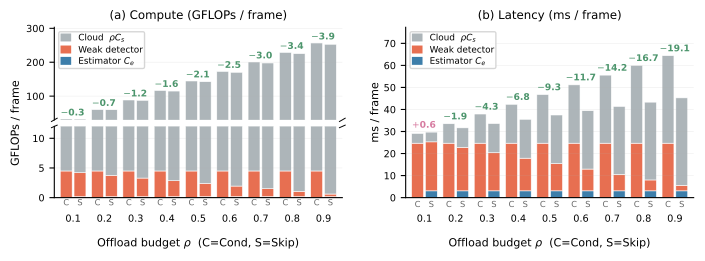

Python code for this plot:
"""compute_savings.pdf: per-frame system cost decomposition (Cond vs Skip).

Both panels: paired stacked bars at $\\rho{\\in}\\{0.1,...,0.9\\}$, with C
(\\conditioned, left) and S (\\skipping, right) for each $\\rho$. Stack
components: Estimator $C_e$ + Weak detector + Cloud $\\rho C_s$. Saving
annotations on top show (cond - skip) per frame; penalty color for the
sub-breakeven case.

Panel (a) Compute uses a broken y-axis since the cloud band ($\\rho C_s$,
$C_s{=}280.37$\\,GFLOPs) compresses the device-side band into invisibility.

Source: ../data/estimator_metrics.csv (measured GFLOPs and timings for the
weak/strong detectors and the MobileNetV2-Lite skip estimator).
Styling: shared figstyle kit via theme.py (colors by meaning, not hue).
"""
import os
import sys
from pathlib import Path

import numpy as np
import pandas as pd
import matplotlib.pyplot as plt
from matplotlib.patches import Patch

sys.path.insert(0, os.path.dirname(os.path.abspath(__file__)))
import theme as T  # noqa: E402

# Per-frame costs --- read straight from the measured results so the figure
# stays grounded in data/estimator_metrics.csv (no hand-entered numbers):
#   weak / strong detector cost = its forward pass (gflops, detector_time_ms)
#   skipping estimator cost     = MobileNetV2-Lite trained on OffloadBin
#                                 (gflops, inference_time_ms)
M = pd.read_csv(Path(__file__).resolve().parent.parent / "data" /
                "estimator_metrics.csv")
SKIP_EST = "pre|mobilenet_v2|OffloadBin|focal|online_ecdf_calibrated"
weak = M[M["base_model"] == "weak_model"].iloc[0]
strong = M[M["base_model"] == "strong_model"].iloc[0]
est = M[M["estimator"] == SKIP_EST].iloc[0]
C_w_g, C_w_t = float(weak["gflops"]), float(weak["detector_time_ms"])
C_s_g, C_s_t = float(strong["gflops"]), float(strong["detector_time_ms"])
C_e_g, C_e_t = float(est["gflops"]), float(est["inference_time_ms"])

rho = np.arange(0.1, 0.95, 0.1)


def parts(C_w, C_s, C_e):
    cond_e = np.zeros_like(rho)
    cond_w = np.full_like(rho, C_w)
    cond_c = rho * C_s
    skip_e = np.full_like(rho, C_e)
    skip_w = (1 - rho) * C_w
    skip_c = rho * C_s
    return cond_e, cond_w, cond_c, skip_e, skip_w, skip_c


cE_g, cW_g, cC_g, sE_g, sW_g, sC_g = parts(C_w_g, C_s_g, C_e_g)
cE_t, cW_t, cC_t, sE_t, sW_t, sC_t = parts(C_w_t, C_s_t, C_e_t)
T_cond_g = cE_g + cW_g + cC_g
T_skip_g = sE_g + sW_g + sC_g
T_cond_t = cE_t + cW_t + cC_t
T_skip_t = sE_t + sW_t + sC_t
save_g = T_cond_g - T_skip_g
save_t = T_cond_t - T_skip_t

W = 0.038
GAP = 0.006
xs_C = rho - (W + GAP) / 2
xs_S = rho + (W + GAP) / 2


def stacked_pair(ax, e_C, w_C, c_C, e_S, w_S, c_S):
    ax.bar(xs_C, e_C, width=W, color=T.EST, edgecolor="white", lw=0.4)
    ax.bar(xs_C, w_C, width=W, bottom=e_C, color=T.WEAK, edgecolor="white", lw=0.4)
    ax.bar(xs_C, c_C, width=W, bottom=e_C + w_C,
           color=T.CLOUD, edgecolor="white", lw=0.4)
    ax.bar(xs_S, e_S, width=W, color=T.EST, edgecolor="white", lw=0.4)
    ax.bar(xs_S, w_S, width=W, bottom=e_S, color=T.WEAK, edgecolor="white", lw=0.4)
    ax.bar(xs_S, c_S, width=W, bottom=e_S + w_S,
           color=T.CLOUD, edgecolor="white", lw=0.4)


def cs_labels(ax, ymax):
    pad = ymax * 0.018
    for r in rho:
        ax.text(r - (W + GAP) / 2, -pad, "C",
                ha="center", va="top", fontsize=6.0, color="0.4", clip_on=False)
        ax.text(r + (W + GAP) / 2, -pad, "S",
                ha="center", va="top", fontsize=6.0, color="0.4", clip_on=False)
    ax.tick_params(axis="x", pad=12, length=0)


def annotate_savings(ax, T_C, T_S, save, ymax):
    pad = ymax * 0.012
    for r, tc, ts, sv in zip(rho, T_C, T_S, save):
        txt = rf"$-${abs(sv):.1f}" if sv >= 0 else rf"$+${abs(sv):.1f}"
        ax.annotate(txt, xy=(r, max(tc, ts) + pad),
                    ha="center", va="bottom",
                    fontsize=6.6, color=T.SAVE if sv >= 0 else T.PENALTY,
                    fontweight="bold")


fig = plt.figure(figsize=(T.DBL, 2.4))
gs = fig.add_gridspec(1, 2, width_ratios=[1.0, 1.0], wspace=0.22,
                      left=0.07, right=0.985, top=0.91, bottom=0.20)

# Panel (a) Compute: broken y-axis -------------------------------------------
gs_a = gs[0].subgridspec(2, 1, height_ratios=[1.3, 1.0], hspace=0.08)
ax_top = fig.add_subplot(gs_a[0])
ax_bot = fig.add_subplot(gs_a[1])

stacked_pair(ax_top, cE_g, cW_g, cC_g, sE_g, sW_g, sC_g)
stacked_pair(ax_bot, cE_g, cW_g, cC_g, sE_g, sW_g, sC_g)

TOP_LO, TOP_HI = 30, max(T_cond_g.max(), T_skip_g.max()) * 1.18
BOT_LO, BOT_HI = 0, 12
ax_top.set_ylim(TOP_LO, TOP_HI)
ax_bot.set_ylim(BOT_LO, BOT_HI)
ax_top.set_xlim(0.04, 0.96)
ax_bot.set_xlim(0.04, 0.96)

ax_top.spines["bottom"].set_visible(False)
ax_bot.spines["top"].set_visible(False)
ax_top.tick_params(bottom=False, labelbottom=False)
ax_top.set_xticks(rho)
ax_bot.set_xticks(rho)
ax_bot.set_xticklabels([f"{r:.1f}" for r in rho])

d_y = 0.018
d_x = 0.010
kw = dict(color="k", clip_on=False, lw=0.7)
ax_top.plot([0 - d_x, 0 + d_x], [-d_y, +d_y], transform=ax_top.transAxes, **kw)
ax_top.plot([1 - d_x, 1 + d_x], [-d_y, +d_y], transform=ax_top.transAxes, **kw)
ax_bot.plot([0 - d_x, 0 + d_x], [1 - d_y, 1 + d_y], transform=ax_bot.transAxes, **kw)
ax_bot.plot([1 - d_x, 1 + d_x], [1 - d_y, 1 + d_y], transform=ax_bot.transAxes, **kw)

annotate_savings(ax_top, T_cond_g, T_skip_g, save_g, TOP_HI)
cs_labels(ax_bot, BOT_HI)

ax_top.set_title("(a) Compute (GFLOPs / frame)", fontsize=8.5)
fig.text(0.015,
         (gs_a[0].get_position(fig).y0 + gs_a[1].get_position(fig).y1) / 2,
         "GFLOPs / frame", rotation=90, ha="center", va="center", fontsize=8)
ax_bot.set_xlabel(r"Offload budget $\rho$  (C=Cond, S=Skip)", labelpad=10)
for ax in (ax_top, ax_bot):
    ax.grid(axis="y", alpha=0.18, lw=0.5)

handles = [
    Patch(facecolor=T.CLOUD, label=r"Cloud  $\rho C_s$"),
    Patch(facecolor=T.WEAK, label=r"Weak detector"),
    Patch(facecolor=T.EST, label=r"Estimator $C_e$"),
]
ax_top.legend(handles=handles, loc="upper left", handlelength=1.2,
              handleheight=1.0, labelspacing=0.25, borderpad=0.2, fontsize=6.4)

# Panel (b) Latency ----------------------------------------------------------
ax_t = fig.add_subplot(gs[1])
stacked_pair(ax_t, cE_t, cW_t, cC_t, sE_t, sW_t, sC_t)

YMAX_T = max(T_cond_t.max(), T_skip_t.max()) * 1.20
ax_t.set_xlim(0.04, 0.96)
ax_t.set_ylim(0, YMAX_T)
ax_t.set_xticks(rho)
ax_t.set_xticklabels([f"{r:.1f}" for r in rho])
annotate_savings(ax_t, T_cond_t, T_skip_t, save_t, YMAX_T)
cs_labels(ax_t, YMAX_T)
ax_t.set_xlabel(r"Offload budget $\rho$  (C=Cond, S=Skip)", labelpad=10)
ax_t.set_ylabel("ms / frame", labelpad=2)
ax_t.set_title("(b) Latency (ms / frame)", fontsize=8.5)
ax_t.grid(axis="y", alpha=0.18, lw=0.5)
ax_t.legend(handles=handles, loc="upper left", handlelength=1.2,
            handleheight=1.0, labelspacing=0.25, borderpad=0.2, fontsize=6.4)

out = Path(__file__).resolve().parent / "compute_savings.pdf"
fig.savefig(out, bbox_inches="tight")
fig.savefig(Path(__file__).resolve().parent / "png" / "compute_savings_preview.png",
            dpi=200, bbox_inches="tight")
print(f"wrote {out}")
print(f"rho*_compute = {C_e_g/C_w_g:.3f}   rho*_latency = {C_e_t/C_w_t:.3f}")
for r, sg, st in zip(rho, save_g, save_t):
    print(f"  rho={r:.1f}: GFLOPs +{sg:.2f}, ms {st:+.2f}")
